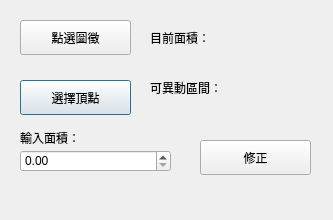
<?xml version="1.0" encoding="UTF-8"?>
<ui version="4.0">
 <class>Dialog</class>
 <widget class="QDialog" name="Dialog">
  <property name="geometry">
   <rect>
    <x>0</x>
    <y>0</y>
    <width>333</width>
    <height>220</height>
   </rect>
  </property>
  <property name="windowTitle">
   <string>Dialog</string>
  </property>
  <widget class="QPushButton" name="pushButton_4">
   <property name="geometry">
    <rect>
     <x>20</x>
     <y>80</y>
     <width>111</width>
     <height>35</height>
    </rect>
   </property>
   <property name="text">
    <string>選擇頂點</string>
   </property>
  </widget>
  <widget class="QDoubleSpinBox" name="doubleSpinBox">
   <property name="geometry">
    <rect>
     <x>20</x>
     <y>150</y>
     <width>151</width>
     <height>22</height>
    </rect>
   </property>
  </widget>
  <widget class="QLabel" name="labelX">
   <property name="enabled">
    <bool>false</bool>
   </property>
   <property name="geometry">
    <rect>
     <x>20</x>
     <y>250</y>
     <width>47</width>
     <height>12</height>
    </rect>
   </property>
   <property name="text">
    <string>TextLabel</string>
   </property>
  </widget>
  <widget class="QLabel" name="labelY">
   <property name="enabled">
    <bool>false</bool>
   </property>
   <property name="geometry">
    <rect>
     <x>80</x>
     <y>250</y>
     <width>47</width>
     <height>12</height>
    </rect>
   </property>
   <property name="text">
    <string>TextLabel</string>
   </property>
  </widget>
  <widget class="QPushButton" name="pushButton_5">
   <property name="geometry">
    <rect>
     <x>200</x>
     <y>140</y>
     <width>111</width>
     <height>35</height>
    </rect>
   </property>
   <property name="text">
    <string>修正</string>
   </property>
  </widget>
  <widget class="QLabel" name="label">
   <property name="geometry">
    <rect>
     <x>150</x>
     <y>30</y>
     <width>71</width>
     <height>16</height>
    </rect>
   </property>
   <property name="text">
    <string>目前面積：</string>
   </property>
  </widget>
  <widget class="QPushButton" name="pushButton_6">
   <property name="geometry">
    <rect>
     <x>20</x>
     <y>20</y>
     <width>111</width>
     <height>35</height>
    </rect>
   </property>
   <property name="text">
    <string>點選圖徵</string>
   </property>
  </widget>
  <widget class="QLabel" name="label_2">
   <property name="geometry">
    <rect>
     <x>150</x>
     <y>80</y>
     <width>71</width>
     <height>16</height>
    </rect>
   </property>
   <property name="text">
    <string>可異動區間：</string>
   </property>
  </widget>
  <widget class="QLabel" name="label_3">
   <property name="geometry">
    <rect>
     <x>220</x>
     <y>30</y>
     <width>71</width>
     <height>16</height>
    </rect>
   </property>
   <property name="text">
    <string/>
   </property>
  </widget>
  <widget class="QLabel" name="msg_label">
   <property name="enabled">
    <bool>false</bool>
   </property>
   <property name="geometry">
    <rect>
     <x>20</x>
     <y>190</y>
     <width>47</width>
     <height>12</height>
    </rect>
   </property>
   <property name="text">
    <string/>
   </property>
  </widget>
  <widget class="QLabel" name="label_4">
   <property name="geometry">
    <rect>
     <x>20</x>
     <y>130</y>
     <width>141</width>
     <height>16</height>
    </rect>
   </property>
   <property name="text">
    <string>輸入面積：</string>
   </property>
  </widget>
  <widget class="QLabel" name="label_5">
   <property name="geometry">
    <rect>
     <x>150</x>
     <y>100</y>
     <width>171</width>
     <height>16</height>
    </rect>
   </property>
   <property name="text">
    <string/>
   </property>
  </widget>
 </widget>
 <resources/>
 <connections/>
</ui>
